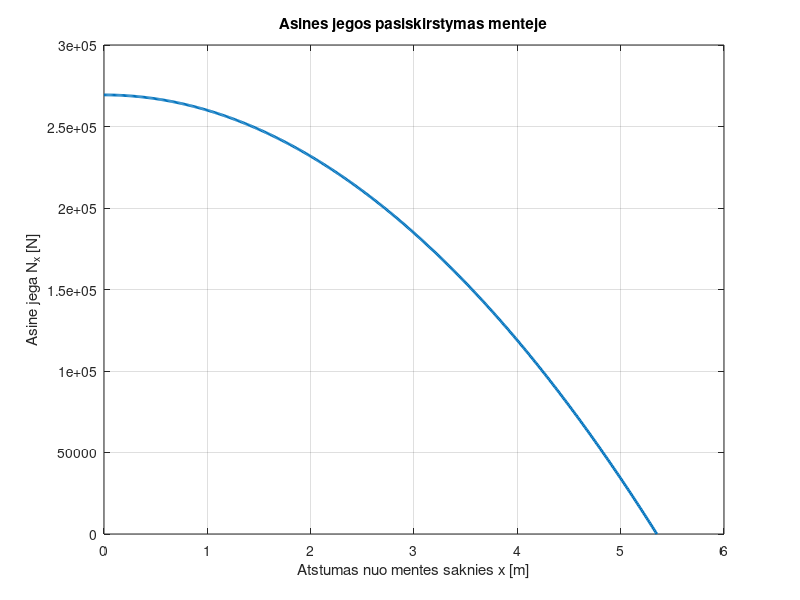
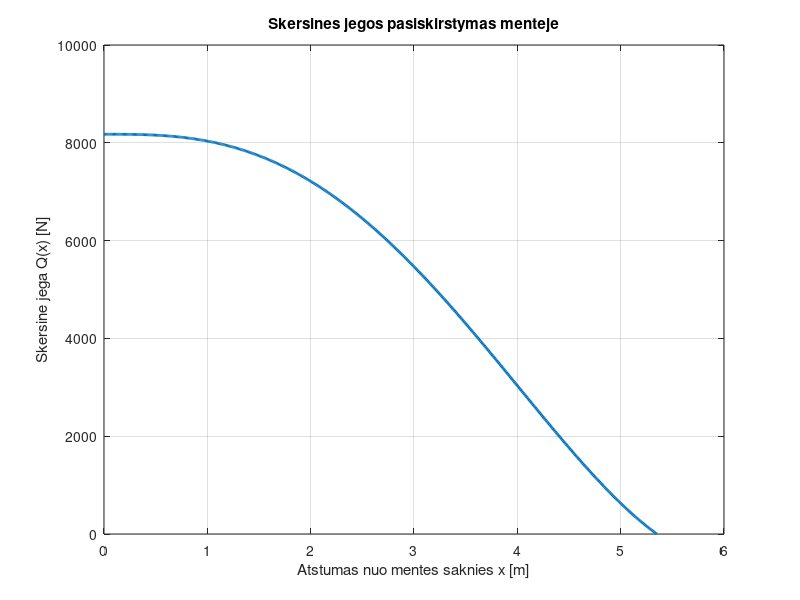
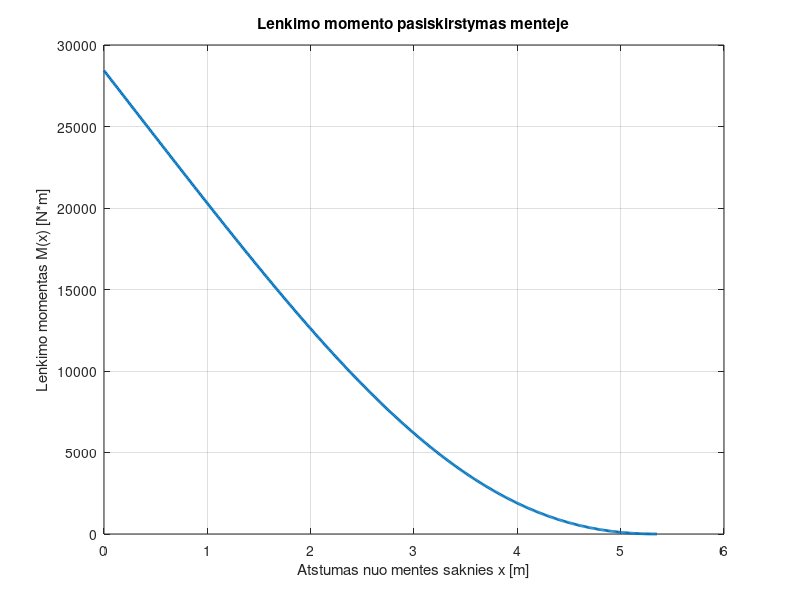

Source code (MATLAB) for these figures, in order:
clc

%% INPUTS

m_cr = 2500; %[kg]
RPM = 395;
p = 27.8; %[kg/m^2]
C = 0.33; %[m]
m_ment = 11; %[kg/m]
n_ment = 3;
n_coef = 0.9;
v_max = 260; %[m/s]

g = 9.81; %[m/s^2]

%% PRADINIAI SKAICIAVIMAI

% Maksimalus mentes ilgis

w = (2*pi*RPM)/60; %[rad/s]

R_max = v_max / w; %[m]

% Sraigto disko plotas

W_cr = m_cr * g; %[N]

F = W_cr / (p * g); %[m^2]

% Mentes ilgis

R = sqrt(F/pi); %[m]

if R > R_max
    fprintf('Error R > R_max')
else
    fprintf('R < R_max == %4.2f m < %4.2f m \n', R, R_max)
end

% Oro srautas aplink mente

V = w * R; %[m/s]

fprintf('w = %4.2f m/s \n', w)
fprintf('R_max = %4.2f m \n', R_max)
fprintf('F = %4.2f m^2 \n', F)
fprintf('R = %4.2f m \n', R)
fprintf('V = %4.2f m/s \n', V)

%% KABOJIMUI REIKALINGA GALIA IR JEGA

rho = 1.225; %[kg/m^3]

% Traukos jega
T = W_cr; %[N]
T_ment = T / n_ment; %[N]

% Indukuotas greitis kabojime
v_i = sqrt(T / (2 * rho * F)); %[m/s]

% Ideali galia
P_ideal = T * v_i / 1000; %[kW]

% Profilio galia = 25% idealios galios
P_prof = 0.25 * P_ideal; %[kW]

% Bendra rotoriui reikalinga galia
P = P_ideal + P_prof; %[kW]

% Ivertinus transmisijos NK
P_vel = P / n_coef; %[kW]

% Su 20% rezervu
P_gal = 1.2 * P_vel; %[kW]

P_gal_AG = P_gal / 0.7355; %[AG]

fprintf('T = %4.2f N \n', T)
fprintf('T_ment = %4.2f N \n', T_ment)
fprintf('v_i = %4.2f m/s \n', v_i)
fprintf('P_ideal = %4.2f kW \n', P_ideal)
fprintf('P_prof = %4.2f kW \n', P_prof)
fprintf('P = %4.2f kW \n', P)
fprintf('P_vel = %4.2f kW \n', P_vel)
fprintf('P_gal = %4.2f kW \n', P_gal)
fprintf('P_gal_AG = %4.2f AG \n', P_gal_AG)
%% IRAZU SKAICIAVIMAS

%Saknyje
F_c = 0.5 * m_ment * w^2 * R^2;   % [N]

% Koordinate per mente nuo saknies iki galo
x = linspace(0, R, 500); %[m]

% Asine jega nuo iscentriniu jegu
Nx = 0.5 * m_ment * w^2 .* (R^2 - x.^2); %[N]

% Saknyje didziausia reiksme
Nx_root = Nx(1); %[N]

fprintf('Nx_root = %4.2f N \n', Nx_root)

figure;
plot(x, Nx, 'LineWidth', 2)
grid on
xlabel('Atstumas nuo mentes saknies x [m]')
ylabel('Asine jega N_x [N]')
title('Asines jegos pasiskirstymas menteje')

%% SKERSINIU JEGU IR LENKIMO MOMENTU SKAICIAVIMAS

rho = 1.225; %[kg/m^3]

% Pasirinktas keliamosios jegos koeficiento pasiskirstymas
Cl_root = 0.9;
Cl_tip  = 0.1;

% Tiesinis Cl kitimas per mente
Cl = Cl_root + (Cl_tip - Cl_root) * (x / R);

% Vietinis greitis kiekviename taske
Vx = w .* x; %[m/s]

% Zalias (nesukalibruotas) paskirstytas apkrovimas
q_raw = 0.5 * rho .* Vx.^2 .* C .* Cl; %[N/m]

% Kalibravimas
L_raw = trapz(x, q_raw);      %[N]
scale = T_ment / L_raw;

q = scale .* q_raw;           %[N/m]

% Patikra
L_blade = trapz(x, q);        %[N]

fprintf('L_raw = %4.2f N \n', L_raw)
fprintf('scale = %4.4f \n', scale)
fprintf('L_blade = %4.2f N \n', L_blade)

%% SKERSINE JEGA Q(x)
% Q(x) = integral nuo x iki R q(s) ds

Q = -flip(cumtrapz(flip(x), flip(q))); %[N]
Q_root = Q(1);

fprintf('Q_root = %4.2f N \n', Q_root)

figure;
plot(x, Q, 'LineWidth', 2)
grid on
xlabel('Atstumas nuo mentes saknies x [m]')
ylabel('Skersine jega Q(x) [N]')
title('Skersines jegos pasiskirstymas menteje')

%% LENKIMO MOMENTAS M(x)
% M(x) = integral nuo x iki R Q(s) ds

M = -flip(cumtrapz(flip(x), flip(Q))); %[N*m]
M_root = M(1);

fprintf('M_root = %4.2f N*m \n', M_root)

figure;
plot(x, M, 'LineWidth', 2)
grid on
xlabel('Atstumas nuo mentes saknies x [m]')
ylabel('Lenkimo momentas M(x) [N*m]')
title('Lenkimo momento pasiskirstymas menteje')
